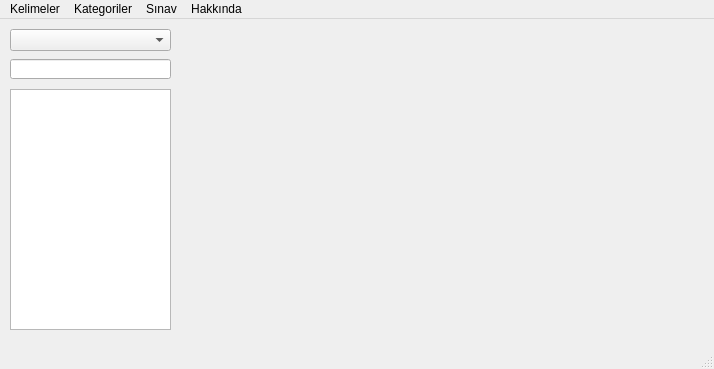
<?xml version="1.0" encoding="UTF-8"?>
<ui version="4.0">
 <class>MainWindow</class>
 <widget class="QMainWindow" name="MainWindow">
  <property name="geometry">
   <rect>
    <x>0</x>
    <y>0</y>
    <width>714</width>
    <height>369</height>
   </rect>
  </property>
  <property name="windowTitle">
   <string>İşaret Dili Sözlüğü</string>
  </property>
  <widget class="QWidget" name="centralwidget">
   <widget class="QComboBox" name="comboBox">
    <property name="geometry">
     <rect>
      <x>10</x>
      <y>10</y>
      <width>161</width>
      <height>22</height>
     </rect>
    </property>
   </widget>
   <widget class="QLineEdit" name="lineEdit">
    <property name="geometry">
     <rect>
      <x>10</x>
      <y>40</y>
      <width>161</width>
      <height>20</height>
     </rect>
    </property>
   </widget>
   <widget class="QListWidget" name="listWidget">
    <property name="geometry">
     <rect>
      <x>10</x>
      <y>70</y>
      <width>161</width>
      <height>241</height>
     </rect>
    </property>
   </widget>
   <widget class="QWidget" name="horizontalLayoutWidget">
    <property name="geometry">
     <rect>
      <x>190</x>
      <y>10</y>
      <width>501</width>
      <height>301</height>
     </rect>
    </property>
    <layout class="QHBoxLayout" name="layout">
     <property name="spacing">
      <number>6</number>
     </property>
     <property name="sizeConstraint">
      <enum>QLayout::SetMinimumSize</enum>
     </property>
    </layout>
   </widget>
  </widget>
  <widget class="QMenuBar" name="menubar">
   <property name="geometry">
    <rect>
     <x>0</x>
     <y>0</y>
     <width>714</width>
     <height>21</height>
    </rect>
   </property>
   <widget class="QMenu" name="menuKelimeler">
    <property name="title">
     <string>Kelimeler</string>
    </property>
    <addaction name="actionKelime_Ekle"/>
    <addaction name="actionKelime_D_zenle"/>
    <addaction name="actionKelime_Sil"/>
   </widget>
   <widget class="QMenu" name="menuKategoriler">
    <property name="title">
     <string>Kategoriler</string>
    </property>
    <addaction name="actionKategori_Ekle"/>
    <addaction name="actionKategori_D_zenle"/>
    <addaction name="actionKategori_Sil"/>
   </widget>
   <widget class="QMenu" name="menuS_nav">
    <property name="title">
     <string>Sınav</string>
    </property>
    <addaction name="actionRastgele_S_nav_Yap"/>
   </widget>
   <widget class="QMenu" name="menuHakk_nda">
    <property name="title">
     <string>Hakkında</string>
    </property>
    <addaction name="actionHakk_nda"/>
    <addaction name="separator"/>
    <addaction name="actionYard_m"/>
   </widget>
   <addaction name="menuKelimeler"/>
   <addaction name="menuKategoriler"/>
   <addaction name="menuS_nav"/>
   <addaction name="menuHakk_nda"/>
  </widget>
  <widget class="QStatusBar" name="statusbar"/>
  <action name="actionKelime_Ekle">
   <property name="text">
    <string>Kelime Ekle</string>
   </property>
  </action>
  <action name="actionKelime_D_zenle">
   <property name="text">
    <string>Kelime Düzenle</string>
   </property>
  </action>
  <action name="actionKelime_Sil">
   <property name="text">
    <string>Kelime Sil</string>
   </property>
  </action>
  <action name="actionKategori_Ekle">
   <property name="text">
    <string>Kategori Ekle</string>
   </property>
  </action>
  <action name="actionKategori_D_zenle">
   <property name="text">
    <string>Kategori Düzenle</string>
   </property>
  </action>
  <action name="actionKategori_Sil">
   <property name="text">
    <string>Kategori Sil</string>
   </property>
  </action>
  <action name="actionRastgele_S_nav_Yap">
   <property name="text">
    <string>Rastgele Sınav Yap</string>
   </property>
  </action>
  <action name="actionHakk_nda">
   <property name="text">
    <string>Hakkında</string>
   </property>
  </action>
  <action name="actionYard_m">
   <property name="text">
    <string>Yardım</string>
   </property>
  </action>
 </widget>
 <resources/>
 <connections/>
</ui>
